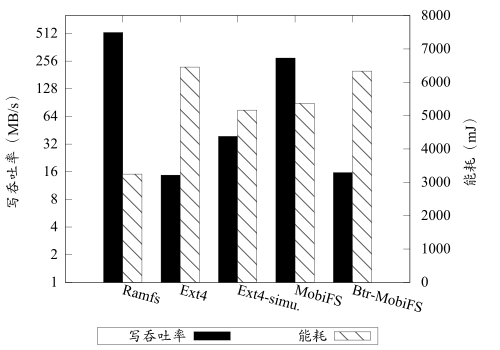

This chart was generated by the following gnuplot code:
set terminal pdfcairo enhanced mono font "Times New Roman,16" size 5,3.5
set output "baseline.pdf"
set style data histograms
set style fill pattern 3
set style histogram cluster gap 1
set ylabel '写吞吐率（MB/s）'
set yrange [1:800]
set y2label '能耗（mJ）'
set y2range [0:8000]
set ytics nomirror
set y2tics
set logscale y 2
set key below box
set xtic rotate by -15
plot 'baseline.data' using 2:xtic(1) axes x1y1 title "写吞吐率", \
    '' using 3:xtic(1) axes x1y2 title "能耗"
